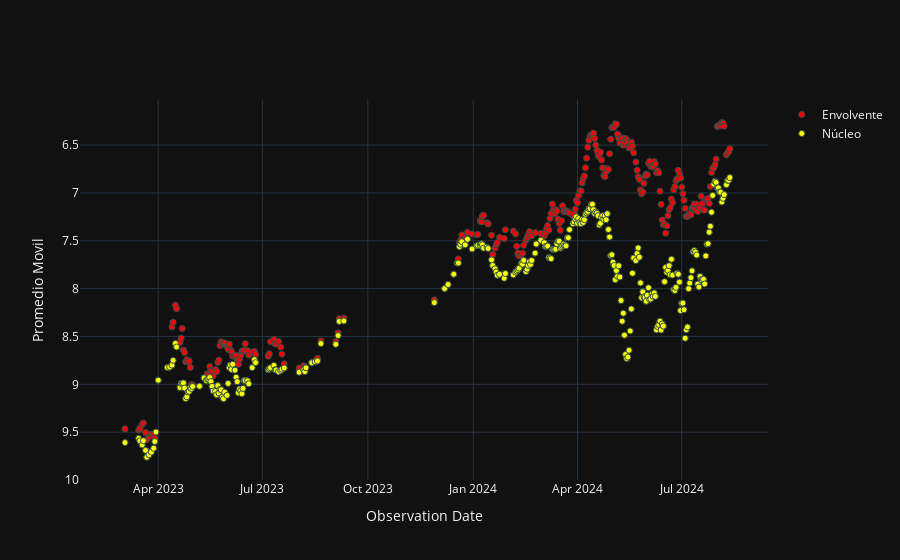

Notebook code for this chart:
### Markdown cell above
# Comparación de las curvas de luz

### Code cell
# Gráfica de lus promediada
labels = {'obs_date':'Observation Date','magnitud_reducida':'Magnitude reduced'}
fig = go.Figure()
fig.add_trace(go.Scatter(x=curva_de_luz_externa_df.obs_date, y=curva_de_luz_externa_df.promedio_movil, mode='markers', name='Envolvente', marker=dict(color='red', line=dict(width=1, color='DarkSlateGrey'))))
fig.add_trace(go.Scatter(x=curva_de_luz_interna_df.obs_date, y=curva_de_luz_interna_df.promedio_movil, mode='markers', name='Núcleo', marker=dict(color='yellow', line=dict(width=1, color='DarkSlateGrey'))))
fig.update_layout(template='plotly_dark')
fig.update_yaxes(autorange="reversed")
fig.update_layout(template='plotly_dark', xaxis_title='Observation Date', yaxis_title='Promedio Movil')
fig.show()

### Figure 1 — Plotly figure (JSON) as saved in the notebook; plotly's stock layout.template omitted (floating-point values rounded to 4 significant figures; data arrays with more than 128 entries replaced by an {"elided": "..."} marker saying what was removed)
{"data": [{"marker": {"color": "red", "line": {"color": "DarkSlateGrey", "width": 1}}, "mode": "markers", "name": "Envolvente", "type": "scatter", "x": {"elided": "302 str values"}, "y": {"elided": "302 float values"}}, {"marker": {"color": "yellow", "line": {"color": "DarkSlateGrey", "width": 1}}, "mode": "markers", "name": "Núcleo", "type": "scatter", "x": {"elided": "302 str values"}, "y": {"elided": "302 float values"}}], "layout": {"xaxis": {"title": {"text": "Observation Date"}}, "yaxis": {"autorange": "reversed", "title": {"text": "Promedio Movil"}}}}
